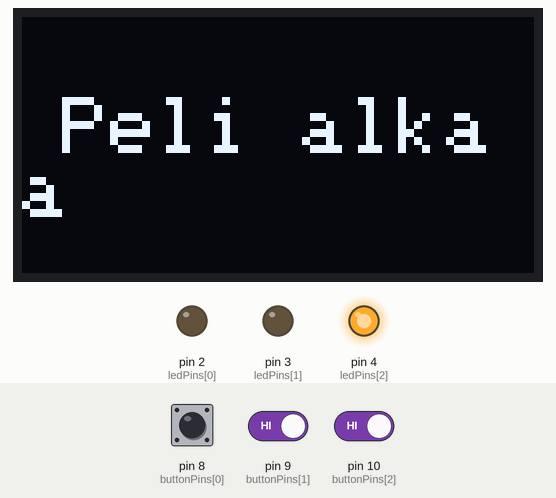
Recording of a sketch running on a simulated Arduino Uno, built with avr-gcc and run on an emulated ATmega328P. Parts: 128×64 one-colour display, output pins drawn as LEDs (lit = HIGH). Dashed ring = blinking. Inputs (shaded band) come from the test bench; at power-on: pin 9 (buttonPins[1]) HIGH, pin 10 (buttonPins[2]) HIGH, pin 8 (buttonPins[0]) HIGH. Random numbers use the default seed unless the sketch sets one.

Above: at 2.1 s.
At 3.38 s:
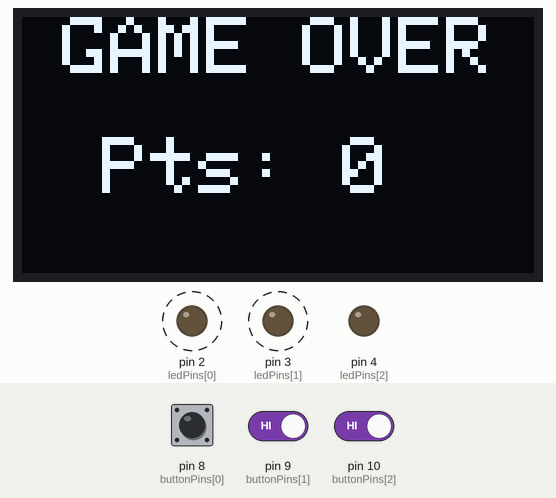
3.7 s: pin 9 (buttonPins[1]) driven LOW and pin 10 (buttonPins[2]) driven LOW
6.7 s: pin 8 (buttonPins[0]) pulled LOW for 1 s
8.3 s: pin 9 (buttonPins[1]) driven HIGH
At 11.24 s:
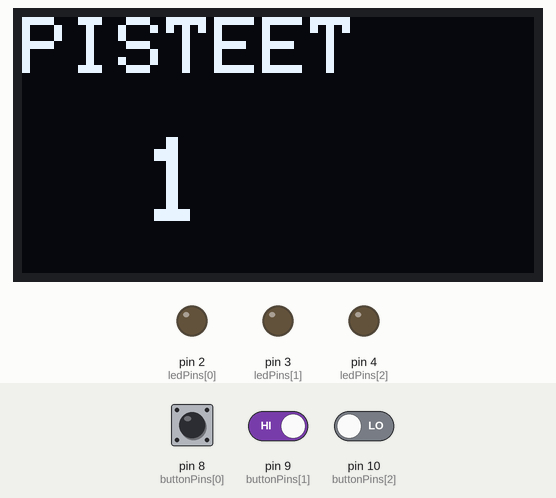
11.3 s: pin 10 (buttonPins[2]) driven HIGH
At 12.1 s:
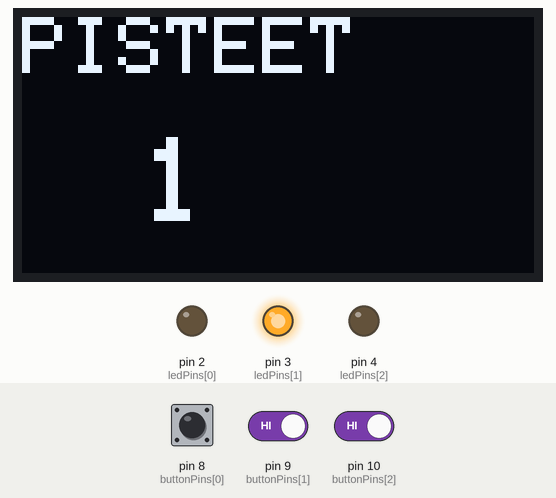
14.3 s: pin 8 (buttonPins[0]) pulled LOW for 3.2 s
At 17.16 s:
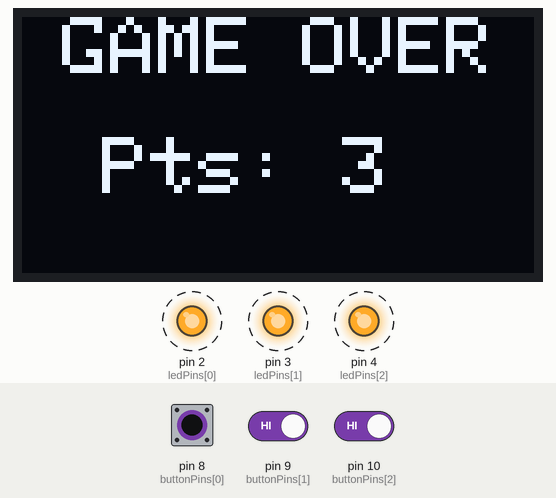
18.1 s: pin 9 (buttonPins[1]) driven LOW
Timing chart, 0 to 20.6 s (numbered marks = the images above; inputs shaded):
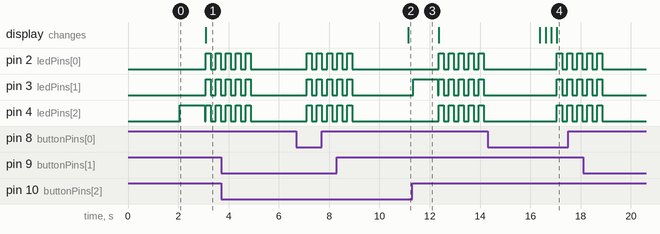

The sketch:

Reaktiopeli_screen_highscore.ino
```cpp
#include <Wire.h>
#include <Adafruit_GFX.h>
#include <Adafruit_SSD1306.h>

/* OLED-määritykset */
#define SCREEN_WIDTH 128
#define SCREEN_HEIGHT 64
#define OLED_RESET -1
#define SCREEN_ADDRESS 0x3C

Adafruit_SSD1306 display(SCREEN_WIDTH, SCREEN_HEIGHT, &Wire, OLED_RESET);

/*
  Reaktiopeli - 3 LEDiä ja 3 nappia
*/

const int ledPins[] = {2, 3, 4};
const int buttonPins[] = {8, 9, 10};

int score = 0;
float gameDelay = 1000.0;
const float speedUpFactor = 0.98;

void setup() {
  Serial.begin(9600);

  for (int i = 0; i < 3; i++) {
    pinMode(ledPins[i], OUTPUT);
    pinMode(buttonPins[i], INPUT_PULLUP);
  }

  // OLED käynnistys
  if (!display.begin(SSD1306_SWITCHCAPVCC, SCREEN_ADDRESS)) {
    Serial.println("OLED ei löytynyt!");
    while (true);
  }

  display.clearDisplay();
  display.setTextSize(2);
  display.setTextColor(SSD1306_WHITE);
  display.setCursor(10, 20);
  display.println("Peli alkaa");
  display.display();

  randomSeed(analogRead(0));
  delay(2000);
}

void loop() {
  int targetLed = random(0, 3);
  digitalWrite(ledPins[targetLed], HIGH);

  unsigned long startTime = millis();
  bool correctPressed = false;
  bool gameOver = false;

  while (millis() - startTime < gameDelay) {
    for (int i = 0; i < 3; i++) {
      if (digitalRead(buttonPins[i]) == LOW) {
        if (i == targetLed) {
          correctPressed = true;
        } else {
          gameOver = true;
        }
        break;
      }
    }
    if (correctPressed || gameOver) break;
  }

  if (!correctPressed) gameOver = true;

  digitalWrite(ledPins[targetLed], LOW);

  if (gameOver) {
    handleGameOver();
  } else {
    score++;
    gameDelay *= speedUpFactor;
    updateDisplay();
    delay(200);
  }
}

void updateDisplay() {
  display.clearDisplay();
  display.setTextSize(2);
  display.setCursor(0, 0);
  display.println("PISTEET");
  display.setTextSize(3);
  display.setCursor(30, 30);
  display.println(score);
  display.display();
}

void handleGameOver() {
  display.clearDisplay();
  display.setTextSize(2);
  display.setCursor(10, 0);
  display.println("GAME OVER");
  display.setTextSize(2);
  display.setCursor(20, 30);
  display.print("Pts: ");
  display.println(score);
  display.display();

  // LED-vilkutus
  for (int i = 0; i < 5; i++) {
    for (int j = 0; j < 3; j++) digitalWrite(ledPins[j], HIGH);
    delay(200);
    for (int j = 0; j < 3; j++) digitalWrite(ledPins[j], LOW);
    delay(200);
  }

  score = 0;
  gameDelay = 1000.0;
  delay(2000);
}
```

Measured:
- after the input at 8.3 s, the display: changes after 2.8 s (image 2)
